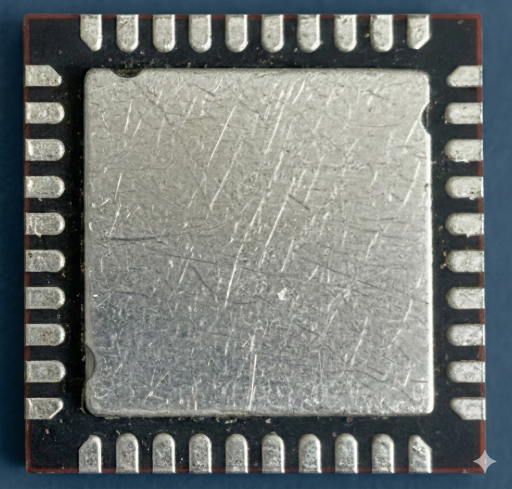
#> input picture lqfn/002_01_original.png, 1024 x 977 px (shown at 1/2 size); its folder holds only this picture in this run
$ python process_lqfn_batch.py   (older library calls are emulated)
#> lines starting #> are read from the running program, lines starting #| are printed output that depends on the picture; after the words box and inside, x2 and y2 are one past the last pixel; in counts of white or black regions, pixels touching at a corner belong together
### moon.py
"""
IC Chip Pin Detection and Counting Pipeline - Standalone Version
Uses pure OpenCV for fast and reliable pin counting without ML models
"""
import cv2
import numpy as np
from typing import Tuple, List, Dict, Any, Optional
import os
import argparse

# Debug image saving helper
def save_debug_image(image: np.ndarray, stage: str, out_dir: str, base_name: str) -> None:
    """Save debug image for a given stage."""
    os.makedirs(out_dir, exist_ok=True)
    cv2.imwrite(os.path.join(out_dir, f"{base_name}_{stage}.png"), image)

# 1. Load and resize image
def load_and_resize_image(image_path: str, max_dim: int = 1024) -> np.ndarray:
    """Load image and resize so largest dimension is max_dim."""
    img = cv2.imread(image_path)
    if img is None:
        raise FileNotFoundError(f"Image not found: {image_path}")
    h, w = img.shape[:2]
    scale = max_dim / max(h, w)
    if scale < 1.0:
        img = cv2.resize(img, (int(w * scale), int(h * scale)), interpolation=cv2.INTER_AREA)
    return img

# 2. Convert to grayscale
def to_grayscale(img: np.ndarray) -> np.ndarray:
    """Convert image to grayscale."""
    if len(img.shape) == 3:
        return cv2.cvtColor(img, cv2.COLOR_BGR2GRAY)
    return img


# 3. Normalize intensity
def normalize_intensity(img: np.ndarray) -> np.ndarray:
    """Stretch intensity to full [0,255] range."""
    min_val, max_val = np.min(img), np.max(img)
    if max_val > min_val:
        norm = ((img - min_val) / (max_val - min_val) * 255).astype(np.uint8)
    else:
        norm = img
    return norm

# 4. Denoising
def denoise_image(img: np.ndarray, method: str = "bilateral") -> np.ndarray:
    """Denoise image using bilateral or Gaussian filter."""
    if method == "bilateral":
        return cv2.bilateralFilter(img, 9, 75, 75)
    else:
        return cv2.GaussianBlur(img, (5, 5), 0)

# 5. Thresholding
def threshold_image(img: np.ndarray, method: str = "otsu") -> np.ndarray:
    """Apply Otsu or adaptive thresholding."""
    if method == "otsu":
        _, th = cv2.threshold(img, 0, 255, cv2.THRESH_BINARY + cv2.THRESH_OTSU)
    else:
        th = cv2.adaptiveThreshold(img, 255, cv2.ADAPTIVE_THRESH_GAUSSIAN_C,
                                   cv2.THRESH_BINARY, 21, 2)
    return th

# 6. Find IC body using contour detection
def find_ic_body(img: np.ndarray, threshold: np.ndarray) -> Tuple[Optional[Tuple[int, int, int, int]], np.ndarray]:
    """Find largest rectangle contour (IC body) and create mask."""
    contours, _ = cv2.findContours(threshold, cv2.RETR_EXTERNAL, cv2.CHAIN_APPROX_SIMPLE)
    max_area = 0
    best_rect = None

    for cnt in contours:
        rect = cv2.boundingRect(cnt)
        x, y, w, h = rect
        area = w * h
        # Look for rectangular shapes that are relatively large
        if area > max_area and area > (img.shape[0] * img.shape[1] * 0.1):
            max_area = area
            best_rect = rect

    mask = np.zeros_like(img)
    if best_rect:
        x, y, w, h = best_rect
        # Shrink the body mask slightly to keep pins on edges
        margin = int(min(w, h) * 0.05)
        cv2.rectangle(mask, (x + margin, y + margin), (x + w - margin, y + h - margin), 255, -1)

    return best_rect, mask

# 7. Enhance pin edges
def enhance_edges(img: np.ndarray, method: str = "canny") -> np.ndarray:
    """Enhance pin edges using Canny edge detection."""
    if method == "canny":
        v = np.median(img)
        lower = int(max(0, 0.5 * v))
        upper = int(min(255, 1.5 * v))
        edges = cv2.Canny(img, lower, upper)
    elif method == "sobel":
        sobelx = cv2.Sobel(img, cv2.CV_64F, 1, 0, ksize=3)
        sobely = cv2.Sobel(img, cv2.CV_64F, 0, 1, ksize=3)
        edges = np.sqrt(sobelx**2 + sobely**2)
        edges = np.uint8(edges / edges.max() * 255)
    else:
        edges = img
    return edges

# 8. Extract and filter pin contours
def extract_and_filter_pins(edges: np.ndarray, body_rect: Optional[Tuple[int, int, int, int]],
                             original_shape: Tuple[int, int]) -> Tuple[List[np.ndarray], List[Tuple[int, int, int, int]]]:
    """Find contours and filter to keep only pin-like shapes."""
    contours, _ = cv2.findContours(edges, cv2.RETR_EXTERNAL, cv2.CHAIN_APPROX_SIMPLE)

    pins = []
    pin_boxes = []

    h, w = original_shape[:2]
    min_pin_length = min(h, w) * 0.02  # Minimum 2% of image dimension
    max_pin_length = min(h, w) * 0.15  # Maximum 15% of image dimension

    for cnt in contours:
        x, y, cw, ch = cv2.boundingRect(cnt)
        area = cv2.contourArea(cnt)

        # Skip if no area
        if area < 10:
            continue

        # Calculate aspect ratio - pins are elongated
        aspect_ratio = max(cw, ch) / (min(cw, ch) + 1e-5)

        # Calculate length (longest dimension)
        length = max(cw, ch)

        # Calculate solidity (how filled the contour is)
        hull = cv2.convexHull(cnt)
        hull_area = cv2.contourArea(hull)
        solidity = area / (hull_area + 1e-5)

        # Filter criteria for pins:
        # 1. Elongated shape (high aspect ratio)
        # 2. Reasonable size
        # 3. Good solidity (not too irregular)
        if (aspect_ratio > 2.0 and
            min_pin_length < length < max_pin_length and
            solidity > 0.5):

            # Check if pin is on the edge of IC body
            if body_rect:
                bx, by, bw, bh = body_rect
                # Pin should be near the IC body edges
                on_edge = (x < bx + bw * 0.1 or x + cw > bx + bw * 0.9 or
                          y < by + bh * 0.1 or y + ch > by + bh * 0.9)
                if on_edge or body_rect is None:
                    pins.append(cnt)
                    pin_boxes.append((x, y, cw, ch))
            else:
                pins.append(cnt)
                pin_boxes.append((x, y, cw, ch))

    return pins, pin_boxes

# 9. Group pins by orientation
def group_pins_by_side(pin_boxes: List[Tuple[int, int, int, int]], body_rect: Optional[Tuple[int, int, int, int]]) -> Dict[str, List]:
    """Group pins by which side of the chip they're on."""
    if not body_rect:
        return {"all": pin_boxes}

    bx, by, bw, bh = body_rect
    cx, cy = bx + bw // 2, by + bh // 2

    sides = {"left": [], "right": [], "top": [], "bottom": []}

    for box in pin_boxes:
        x, y, w, h = box
        px, py = x + w // 2, y + h // 2

        # Determine which side
        if px < cx - bw * 0.3:
            sides["left"].append(box)
        elif px > cx + bw * 0.3:
            sides["right"].append(box)
        elif py < cy - bh * 0.3:
            sides["top"].append(box)
        elif py > cy + bh * 0.3:
            sides["bottom"].append(box)

    return sides

# 10. Full pipeline
def count_ic_pins_opencv(image_path: str, debug_dir: str = "debug") -> Dict[str, Any]:
    """
    Full pipeline using only OpenCV: preprocess image and count pins.
    Returns pin count, bounding boxes, and debug visualizations.
    """
    base_name = os.path.splitext(os.path.basename(image_path))[0]
    os.makedirs(debug_dir, exist_ok=True)

    # Step 1: Load and preprocess
    img = load_and_resize_image(image_path)
    save_debug_image(img, "01_original", debug_dir, base_name)

    gray = to_grayscale(img)
    save_debug_image(gray, "02_gray", debug_dir, base_name)

    norm = normalize_intensity(gray)
    save_debug_image(norm, "03_normalized", debug_dir, base_name)

    denoised = denoise_image(norm, "bilateral")
    save_debug_image(denoised, "04_denoised", debug_dir, base_name)

    # Step 2: Threshold
    thresh = threshold_image(denoised, "otsu")
    save_debug_image(thresh, "05_threshold", debug_dir, base_name)

    # Step 3: Find IC body
    body_rect, body_mask = find_ic_body(gray, thresh)
    if body_rect:
        body_vis = img.copy()
        x, y, w, h = body_rect
        cv2.rectangle(body_vis, (x, y), (x + w, y + h), (0, 255, 0), 2)
        save_debug_image(body_vis, "06_body_detected", debug_dir, base_name)

    # Step 4: Edge detection
    edges = enhance_edges(denoised, "canny")
    save_debug_image(edges, "07_edges", debug_dir, base_name)

    # Step 5: Extract and filter pins
    pins, pin_boxes = extract_and_filter_pins(edges, body_rect, gray.shape)

    # Step 6: Visualize detected pins
    pin_vis = img.copy()
    for box in pin_boxes:
        x, y, w, h = box
        cv2.rectangle(pin_vis, (x, y), (x + w, y + h), (0, 0, 255), 2)
    save_debug_image(pin_vis, "08_pins_detected", debug_dir, base_name)

    # Step 7: Group by side
    sides = group_pins_by_side(pin_boxes, body_rect)

    # Step 8: Create summary visualization
    summary = img.copy()
    if body_rect:
        x, y, w, h = body_rect
        cv2.rectangle(summary, (x, y), (x + w, y + h), (255, 255, 0), 2)

    for box in pin_boxes:
        x, y, w, h = box
        cv2.rectangle(summary, (x, y), (x + w, y + h), (0, 0, 255), 2)

    # Add text with pin count
    pin_count = len(pin_boxes)
    cv2.putText(summary, f"Total Pins: {pin_count}", (10, 30),
                cv2.FONT_HERSHEY_SIMPLEX, 1, (0, 255, 0), 2)

    for i, (side, boxes) in enumerate(sides.items()):
        if boxes:
            y_pos = 60 + i * 30
            cv2.putText(summary, f"{side.capitalize()}: {len(boxes)}", (10, y_pos),
                       cv2.FONT_HERSHEY_SIMPLEX, 0.7, (255, 255, 255), 2)

    save_debug_image(summary, "09_final_summary", debug_dir, base_name)

    return {
        "pin_count": pin_count,
        "pin_boxes": pin_boxes,
        "pins_by_side": sides,
        "body_rect": body_rect,
        "summary_image": summary,
        "debug_dir": debug_dir
    }

# [19 lines left out: function main, not called in this run]

# [2 lines that do not run on import are left out]

### count_pins.py
#!/usr/bin/env python3
"""
Count pin-like shapes in a monochrome outline image.

The script loads an image, binarizes it (white > 128), runs a simple
4-neighborhood connected-component labeling, and counts components whose
areas fall within a configurable range (defaults tuned for the provided
outline image).

Usage:
    python count_pins.py /path/to/image.jpeg [--min-area 40] [--max-area 4000]
"""

from __future__ import annotations

import argparse
from collections import deque
from pathlib import Path
from typing import Dict, List, Tuple

import numpy as np
from PIL import Image, ImageDraw, ImageFont


# [20 lines left out: function _regularity_score, not called in this run]


def load_binary_mask(path: Path, threshold: int = 128) -> np.ndarray:
    """Load image, convert to grayscale, and binarize (white -> 1, black -> 0)."""
    img = Image.open(path).convert("L")
    arr = np.array(img)
    mask = (arr > threshold).astype(np.uint8)
    return mask


def label_components(mask: np.ndarray) -> Tuple[np.ndarray, int, List[int], List[Tuple[int, int, int, int]]]:
    """Label connected components (4-neighborhood) and collect bounding boxes."""
    h, w = mask.shape
    labels = np.zeros((h, w), dtype=np.int32)
    label = 0
    areas: List[int] = []
    bboxes: List[Tuple[int, int, int, int]] = []
    neighbors = ((1, 0), (-1, 0), (0, 1), (0, -1))

    for y in range(h):
        for x in range(w):
            if mask[y, x] == 0 or labels[y, x] != 0:
                continue
            label += 1
            q = deque([(y, x)])
            labels[y, x] = label
            area = 0
            min_x = max_x = x
            min_y = max_y = y
            while q:
                cy, cx = q.popleft()
                area += 1
                # update bounds
                if cx < min_x:
                    min_x = cx
                if cx > max_x:
                    max_x = cx
                if cy < min_y:
                    min_y = cy
                if cy > max_y:
                    max_y = cy
                for dy, dx in neighbors:
                    ny, nx = cy + dy, cx + dx
                    if (
                        0 <= ny < h
                        and 0 <= nx < w
                        and mask[ny, nx] == 1
                        and labels[ny, nx] == 0
                    ):
                        labels[ny, nx] = label
                        q.append((ny, nx))
            areas.append(area)
            bboxes.append((min_x, min_y, max_x, max_y))
    return labels, label, areas, bboxes


def _select_package_bbox(areas: List[int], bboxes: List[Tuple[int, int, int, int]]) -> Tuple[int, int, int, int]:
    """Pick the largest-area component as the package outline bbox."""
    if not areas:
        return (0, 0, 0, 0)
    largest_idx = int(np.argmax(areas))
    return bboxes[largest_idx]


def _side_for_pin(
    pin_bbox: Tuple[int, int, int, int],
    package_bbox: Tuple[int, int, int, int],
) -> str:
    """
    Classify using extreme edge strips to avoid mixing sides.
    - If center is within a strip near an edge, assign that edge.
    - Otherwise, fall back to nearest-edge distance.
    """
    px_min, py_min, px_max, py_max = package_bbox
    min_x, min_y, max_x, max_y = pin_bbox
    cx = (min_x + max_x) / 2
    cy = (min_y + max_y) / 2
    pw = px_max - px_min + 1
    ph = py_max - py_min + 1

    strip = max(3, int(0.02 * min(pw, ph)))  # 10% of smaller dim, at least 3px

    if cy <= py_min + strip:
        return "top"
    if cy >= py_max - strip:
        return "bottom"
    if cx <= px_min + strip:
        return "left"
    if cx >= px_max - strip:
        return "right"

    # Fallback: nearest edge by center distance
    d_top = abs(cy - py_min)
    d_bottom = abs(py_max - cy)
    d_left = abs(cx - px_min)
    d_right = abs(px_max - cx)
    distances = {"top": d_top, "bottom": d_bottom, "left": d_left, "right": d_right}
    return min(distances.items(), key=lambda kv: (kv[1], kv[0]))[0]


def count_pins(
    path: Path, min_area: int = 200, max_area: int = 500, min_side: int = 3
) -> Tuple[
    int,
    List[int],
    List[int],
    List[int],
    List[Tuple[int, int, int, int]],
    List[Tuple[int, int, int, int]],
    Tuple[int, int, int, int],
    Dict[str, int],
    int,
    Dict[str, List[int]],
    Dict[str, int],
    Dict[str, List[int]],
    int,
    List[Tuple[int, int, int, int]],
    Dict[str, float],
    str,
    List[int],
]:
    """Return pin count data plus per-side counts and symmetric estimate."""
    mask = load_binary_mask(path)
    _, num_labels, areas, bboxes = label_components(mask)

    package_bbox = _select_package_bbox(areas, bboxes)

    # Treat largest (outline) and second-largest (center void) as non-pins.
    largest_indices = sorted(range(len(areas)), key=lambda i: areas[i], reverse=True)[:2]
    package_bbox = bboxes[largest_indices[0]] if largest_indices else (0, 0, 0, 0)
    package_area = areas[largest_indices[0]] if largest_indices else 0

    # Auto cap pin size: pins should be much smaller than the package.
    auto_max_area = max_area
    if package_area > 0:
        auto_max_area = min(max_area, int(package_area * 0.05))

    # Pins = small components (small yellow boxes), excluding the largest pieces.
    pin_labels = []
    pin_areas = []
    pin_bboxes = []
    for idx, a in enumerate(areas, start=1):
        if (idx - 1) in largest_indices:
            continue
        if not (min_area <= a <= auto_max_area):
            continue
        bb = bboxes[idx - 1]
        w = bb[2] - bb[0] + 1
        h = bb[3] - bb[1] + 1
        if w < min_side or h < min_side:
            continue
        pin_labels.append(idx)
        pin_areas.append(a)
        pin_bboxes.append(bb)

    # Count pins per side (only boundary pins considered).
    side_counts: Dict[str, int] = {"top": 0, "bottom": 0, "left": 0, "right": 0, "unknown": 0}
    side_labels: Dict[str, List[int]] = {"top": [], "bottom": [], "left": [], "right": [], "unknown": []}
    for lbl, pb in zip(pin_labels, pin_bboxes):
        if areas[lbl - 1] <= 200:
            continue
        side = _side_for_pin(pb, package_bbox)
        side_counts[side] = side_counts.get(side, 0) + 1
        side_labels.setdefault(side, []).append(lbl)
        print(f"Side {side} count: {side_counts[side]}")

    # Count ALL yellow boxes (all components except largest/center) per side.
    yellow_indices = [
        i
        for i, bb in enumerate(bboxes)
        if i not in largest_indices
        and (bb[2] - bb[0] + 1) >= min_side
        and (bb[3] - bb[1] + 1) >= min_side
    ]
    yellow_labels = [i + 1 for i in yellow_indices]
    yellow_bboxes = [bboxes[i] for i in yellow_indices]
    yellow_side_counts: Dict[str, int] = {"top": 0, "bottom": 0, "left": 0, "right": 0, "unknown": 0}
    yellow_side_labels: Dict[str, List[int]] = {"top": [], "bottom": [], "left": [], "right": [], "unknown": []}
    yellow_side_centers: Dict[str, List[Tuple[float, float]]] = {k: [] for k in yellow_side_counts.keys()}
    for lbl, bb in zip(yellow_labels, yellow_bboxes):
        if areas[lbl - 1] <= 200:
            continue
        side = _side_for_pin(bb, package_bbox)
        yellow_side_counts[side] = yellow_side_counts.get(side, 0) + 1
        yellow_side_labels.setdefault(side, []).append(lbl)
        cx = (bb[0] + bb[2]) / 2
        cy = (bb[1] + bb[3]) / 2
        yellow_side_centers[side].append((cx, cy))
    from collections import Counter
    counter = Counter(yellow_side_counts.values())
    if counter.most_common(1)[0][1] > 1:
        best_yellow_side = counter.most_common(1)[0][0]
        yellow_sides_with = sum(1 for s in ("top", "bottom", "left", "right") if yellow_side_counts[s] > 0)
        print(f"Best yellow side: {best_yellow_side}")
        print(f"Yellow sides with: {yellow_sides_with}")
        yellow_symmetric_count = best_yellow_side * yellow_sides_with
        print(f"Yellow symmetric count: {yellow_symmetric_count}")
    else:
        yellow_sides_with = sum(1 for s in ("top", "bottom", "left", "right") if yellow_side_counts[s] > 0)
        yellow_side_scores: Dict[str, float] = {
            s: _regularity_score(s, yellow_side_centers[s], package_bbox) for s in ("top", "bottom", "left", "right")
        }
        best_yellow_side = (
            min(
                [s for s in ("top", "bottom", "left", "right") if yellow_side_counts[s] > 0],
                key=lambda s: (yellow_side_scores[s], -yellow_side_counts[s], s),
            )
            if yellow_sides_with
            else None
        )
        yellow_symmetric_count = (
            yellow_side_counts.get(best_yellow_side, 0) * yellow_sides_with if best_yellow_side else 0
        )

    # Use the regularity-chosen yellow side for symmetric estimate.
    symmetric_pin_count = yellow_symmetric_count

    return (
        num_labels,
        areas,
        pin_areas,
        pin_labels,
        bboxes,
        pin_bboxes,
        package_bbox,
        side_counts,
        symmetric_pin_count,
        side_labels,
        yellow_side_counts,
        yellow_side_labels,
        yellow_symmetric_count,
        yellow_bboxes,
        yellow_bboxes,
        best_yellow_side or "unknown",
        yellow_labels,
        yellow_side_centers,
    )


# [69 lines left out: function main, not called in this run]


# [2 lines that do not run on import are left out]

### process_lqfn_batch.py
#!/usr/bin/env python3
"""Batch-run moon.py preprocessing and feed thresholds to count_pins.py."""

import argparse
from pathlib import Path
from typing import Dict, List

from PIL import Image, ImageDraw, ImageFont

from count_pins import count_pins
from moon import count_ic_pins_opencv


IMAGE_EXTENSIONS = {".png", ".jpg", ".jpeg", ".tif", ".tiff", ".bmp", ".gif"}


def process_directory(input_dir: Path, debug_dir: Path) -> List[Dict[str, object]]:
    """Run moon pipeline on all images and count pins from threshold outputs."""
    input_dir = input_dir.expanduser()
    debug_dir = debug_dir.expanduser()
    debug_dir.mkdir(parents=True, exist_ok=True)

    results: List[Dict[str, object]] = []

    for img_path in sorted(input_dir.iterdir()):
        if not img_path.is_file() or img_path.suffix.lower() not in IMAGE_EXTENSIONS:
            continue

        print(f"\n=== {img_path.name} ===")
        count_ic_pins_opencv(str(img_path), str(debug_dir))
#> in load_and_resize_image, img is the input picture: shape (977, 1024, 3); mean B, G, R 117.7, 120, 115.2
#> in to_grayscale, `return cv2.cvtColor(img, cv2.COLOR_BGR2GRAY)`:
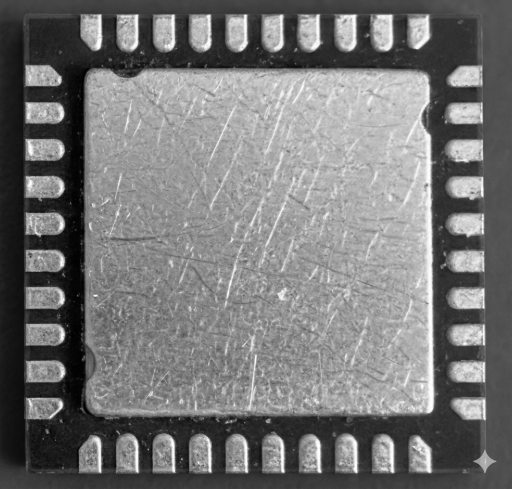
#> returned value: shape (977, 1024) (shown at 1/2 size); min 0, max 255, mean 118.3
#> in normalize_intensity, `min_val, max_val = np.min(img), np.max(img)`: min_val = 0; max_val = 255
#> in threshold_image, `_, th = cv2.threshold(img, 0, 255, cv2.THRESH_BINARY + cv2.THRESH_OTSU)`:
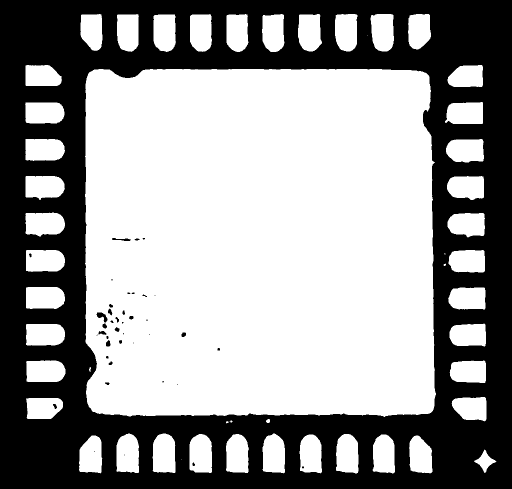
#> th: shape (977, 1024) (shown at 1/2 size); 59.6% white; 41 black regions (16 under 20 px)
#> in find_ic_body, `contours, _ = cv2.findContours(threshold, cv2.RETR_EXTERNAL, cv2.CHAIN..`: contours = 50 contours, 7 with area under 20; largest, box (x1, y1, x2, y2) and area: (170, 138, 872, 834) 475152, (305, 867, 351, 946) 3106, (51, 425, 130, 473) 3098, (51, 352, 130, 400) 3080, (52, 574, 130, 618) 3066
#> the loop in find_ic_body, `for cnt in contours:` made 50 passes
#> (x, y, w, h, area, max_area) on pass 37: (170, 138, 702, 696, 488592, 488592)
#> after the loop in find_ic_body, `for cnt in contours:`: max_area = 488592
#> in find_ic_body, `x, y, w, h = best_rect`: x = 170; y = 138; w = 702; h = 696
#> in find_ic_body, `margin = int(min(w, h) * 0.05)`: margin = 34
#> in find_ic_body, `cv2.rectangle(mask, (x + margin, y + margin), (x + w - margin, y + h -..`:
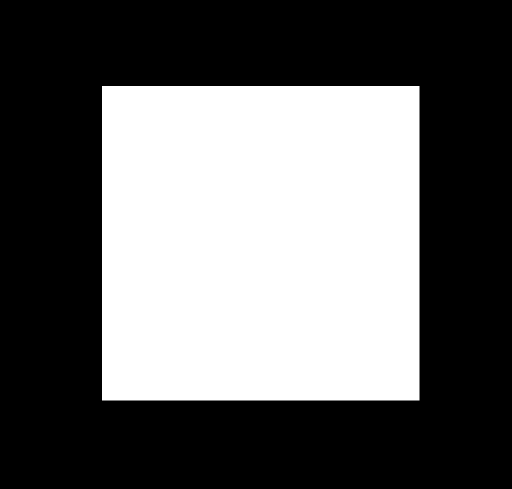
#> mask: shape (977, 1024) (shown at 1/2 size); 39.9% white; 1 white region, box (x1, y1, x2, y2) and area: (204, 172, 839, 801) 399415
#> in count_ic_pins_opencv, `body_rect, body_mask = find_ic_body(gray, thresh)`: body_rect = (170, 138, 702, 696)
#> in count_ic_pins_opencv, `x, y, w, h = body_rect`: x = 170; y = 138; w = 702; h = 696
#> in count_ic_pins_opencv, `cv2.rectangle(body_vis, (x, y), (x + w, y + h), (0, 255, 0), 2)`:
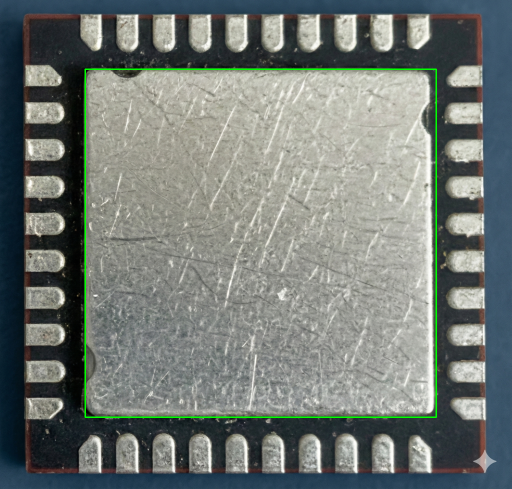
#> body_vis: shape (977, 1024, 3) (shown at 1/2 size); 0.84% of pixels changed, all inside (x1, y1, x2, y2) = (169, 137, 874, 836)
#> in enhance_edges, `v = np.median(img)`: v = 136
#> in enhance_edges, `lower = int(max(0, 0.5 * v))`: lower = 68
#> in enhance_edges, `upper = int(min(255, 1.5 * v))`: upper = 204
#> in enhance_edges, `edges = cv2.Canny(img, lower, upper)`:
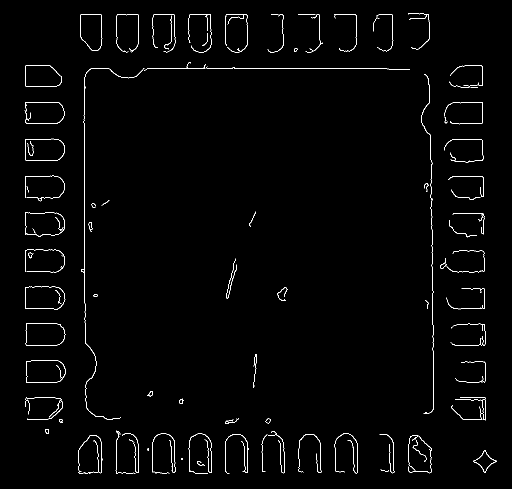
#> edges: shape (977, 1024) (shown at 1/2 size); 1.3% white in thin lines or dots, all inside (x1, y1, x2, y2) = (49, 27, 993, 947)
#> in extract_and_filter_pins, `contours, _ = cv2.findContours(edges, cv2.RETR_EXTERNAL, cv2.CHAIN_APP..`: contours = 105 contours, 64 with area under 20; largest, box (x1, y1, x2, y2) and area: (51, 573, 131, 619) 3253, (50, 277, 130, 322) 3174, (52, 720, 131, 765) 3159, (50, 130, 124, 173) 2725, (160, 28, 205, 102) 2700
#> (the rest of the program and of its run is left out)
